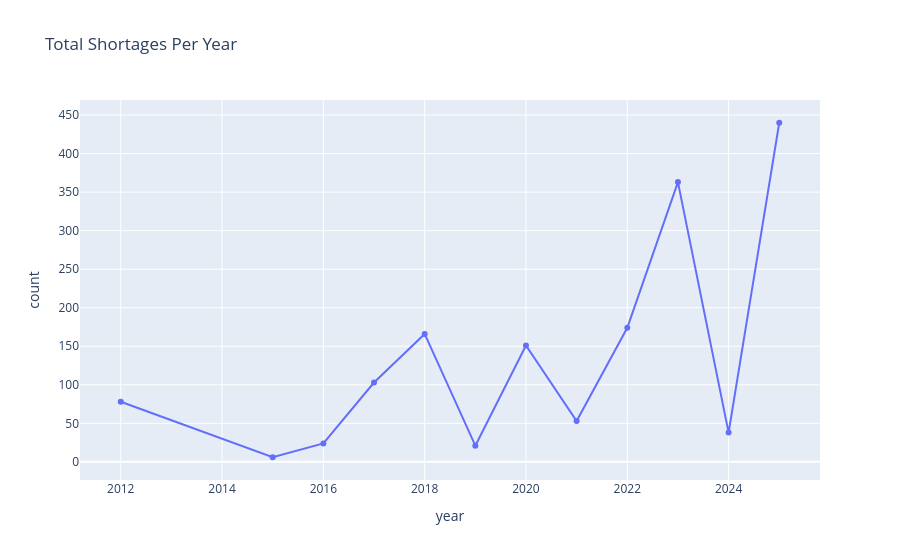
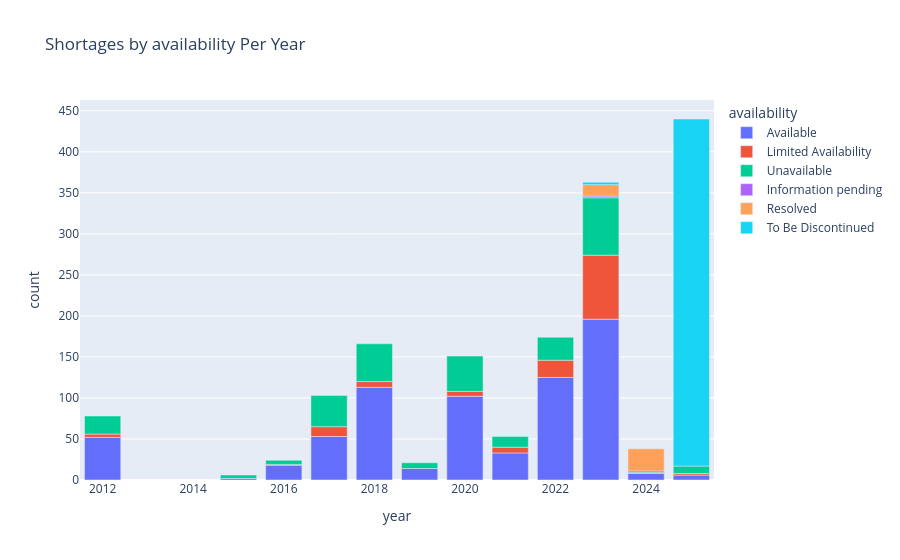

Notebook code cell kept with these figures, in order:
### Markdown cell above
## Temporal Pattern
Identifying trends in shortage over time.

### Code cell
def plot_temporal_trends(df, start_date='2010-01-01', end_date='2026-01-01', category = 'status'):
    
    start = pd.to_datetime(start_date)
    end = pd.to_datetime(end_date)
    df_filtered = df[
        (df['initial_posting_date'] >= start) & 
        (df['initial_posting_date'] <= end)
    ]
    
    yearly = df_filtered.groupby('year').size().reset_index(name='count')
    yearly_status = df_filtered.groupby(['year', category]).size().reset_index(name='count')

    fig1 = px.line(yearly, x='year', y='count', 
                   title='Total Shortages Per Year', 
                   markers=True)
    
    fig2 = px.bar(yearly_status, x='year', y='count', 
                  color= category,
                  title=f'Shortages by {category} Per Year')
    
    fig1.show()
    fig2.show()

plot_temporal_trends(df, category='availability')

### Figure 1 — Plotly figure (JSON) as saved in the notebook; plotly's stock layout.template omitted (floating-point values rounded to 4 significant figures)
{"data": [{"hovertemplate": "year=%{x}<br>count=%{y}<extra></extra>", "legendgroup": "", "line": {"color": "#636efa", "dash": "solid"}, "marker": {"symbol": "circle"}, "mode": "lines+markers", "name": "", "orientation": "v", "showlegend": false, "type": "scatter", "x": [2012, 2015, 2016, 2017, 2018, 2019, 2020, 2021, 2022, 2023, 2024, 2025], "xaxis": "x", "y": [78, 6, 24, 103, 166, 21, 151, 53, 174, 363, 38, 440], "yaxis": "y"}], "layout": {"legend": {"tracegroupgap": 0}, "title": {"text": "Total Shortages Per Year"}, "xaxis": {"anchor": "y", "domain": [0, 1], "title": {"text": "year"}}, "yaxis": {"anchor": "x", "domain": [0, 1], "title": {"text": "count"}}}}

### Figure 2 — Plotly figure (JSON) as saved in the notebook; plotly's stock layout.template omitted (floating-point values rounded to 4 significant figures)
{"data": [{"hovertemplate": "availability=Available<br>year=%{x}<br>count=%{y}<extra></extra>", "legendgroup": "Available", "marker": {"color": "#636efa", "pattern": {"shape": ""}}, "name": "Available", "orientation": "v", "showlegend": true, "textposition": "auto", "type": "bar", "x": [2012, 2015, 2016, 2017, 2018, 2019, 2020, 2021, 2022, 2023, 2024, 2025], "xaxis": "x", "y": [52, 2, 18, 53, 113, 14, 102, 33, 125, 196, 8, 6], "yaxis": "y"}, {"hovertemplate": "availability=Limited Availability<br>year=%{x}<br>count=%{y}<extra></extra>", "legendgroup": "Limited Availability", "marker": {"color": "#EF553B", "pattern": {"shape": ""}}, "name": "Limited Availability", "orientation": "v", "showlegend": true, "textposition": "auto", "type": "bar", "x": [2012, 2016, 2017, 2018, 2020, 2021, 2022, 2023, 2024, 2025], "xaxis": "x", "y": [4, 1, 12, 7, 6, 7, 21, 78, 1, 2], "yaxis": "y"}, {"hovertemplate": "availability=Unavailable<br>year=%{x}<br>count=%{y}<extra></extra>", "legendgroup": "Unavailable", "marker": {"color": "#00cc96", "pattern": {"shape": ""}}, "name": "Unavailable", "orientation": "v", "showlegend": true, "textposition": "auto", "type": "bar", "x": [2012, 2015, 2016, 2017, 2018, 2019, 2020, 2021, 2022, 2023, 2024, 2025], "xaxis": "x", "y": [22, 4, 5, 38, 46, 7, 43, 13, 28, 70, 2, 9], "yaxis": "y"}, {"hovertemplate": "availability=Information pending<br>year=%{x}<br>count=%{y}<extra></extra>", "legendgroup": "Information pending", "marker": {"color": "#ab63fa", "pattern": {"shape": ""}}, "name": "Information pending", "orientation": "v", "showlegend": true, "textposition": "auto", "type": "bar", "x": [2023], "xaxis": "x", "y": [2], "yaxis": "y"}, {"hovertemplate": "availability=Resolved<br>year=%{x}<br>count=%{y}<extra></extra>", "legendgroup": "Resolved", "marker": {"color": "#FFA15A", "pattern": {"shape": ""}}, "name": "Resolved", "orientation": "v", "showlegend": true, "textposition": "auto", "type": "bar", "x": [2023, 2024], "xaxis": "x", "y": [14, 27], "yaxis": "y"}, {"hovertemplate": "availability=To Be Discontinued<br>year=%{x}<br>count=%{y}<extra></extra>", "legendgroup": "To Be Discontinued", "marker": {"color": "#19d3f3", "pattern": {"shape": ""}}, "name": "To Be Discontinued", "orientation": "v", "showlegend": true, "textposition": "auto", "type": "bar", "x": [2023, 2025], "xaxis": "x", "y": [3, 423], "yaxis": "y"}], "layout": {"barmode": "relative", "legend": {"title": {"text": "availability"}, "tracegroupgap": 0}, "title": {"text": "Shortages by availability Per Year"}, "xaxis": {"anchor": "y", "domain": [0, 1], "title": {"text": "year"}}, "yaxis": {"anchor": "x", "domain": [0, 1], "title": {"text": "count"}}}}
